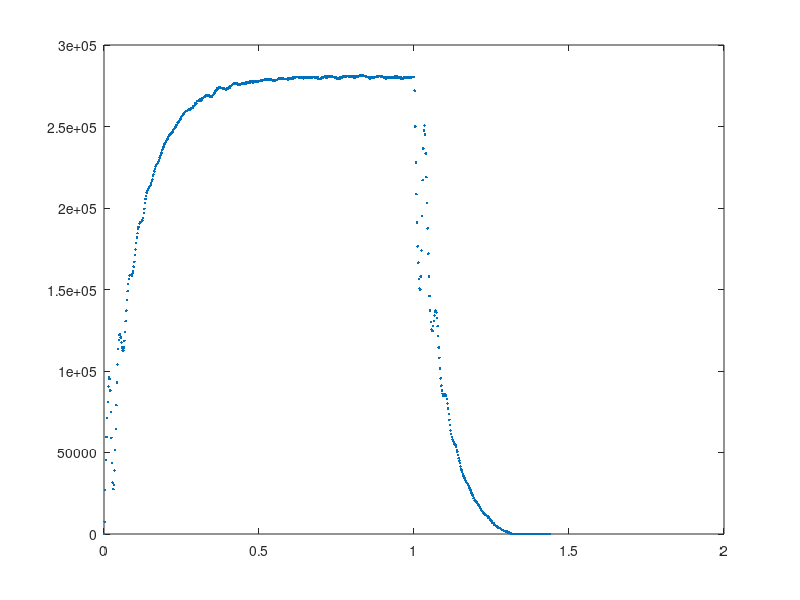

Write the MATLAB code that produced this figure.
TEST = [
      0        0           0.000  127    18
      2       15        7500.000  127    18
      4       69       27000.000  127    18
      6      160       45500.000  127    18
      8      279       59500.000  127    18
     10      421       71000.000  127    18
     12      583       81000.000  127    18
     14      764       90500.000  127    18
     16      956       96000.000  127    18
     18     1146       95000.000  127    18
     20     1322       88000.000  127    18
     22     1472       75000.000  127    18
     24     1590       59000.000  127    18
     26     1677       43500.000  127    18
     28     1740       31500.000  127    18
     30     1795       27500.000  127    18
     32     1855       30000.000  127    18
     34     1933       39000.000  127    18
     36     2036       51500.000  127    18
     38     2165       64500.000  127    18
     40     2323       79000.000  127    18
     42     2509       93000.000  127    18
     44     2717      104000.000  127    18
     46     2944      113500.000  127    18
     48     3182      119000.000  127    18
     50     3426      122000.000  127    18
     52     3671      122500.000  127    18
     54     3912      120500.000  127    18
     56     4147      117500.000  127    18
     58     4376      114500.000  127    18
     60     4601      112500.000  127    18
     62     4826      112500.000  127    18
     64     5055      114500.000  127    18
     66     5292      118500.000  127    18
     68     5540      124000.000  127    18
     70     5801      130500.000  127    18
     72     6075      137000.000  127    18
     74     6362      143500.000  127    18
     76     6660      149000.000  127    18
     78     6967      153500.000  127    18
     80     7280      156500.000  127    18
     82     7597      158500.000  127    18
     84     7915      159000.000  127    18
     86     8233      159000.000  127    18
     88     8551      159000.000  127    18
     90     8868      158500.000  127    18
     92     9188      160000.000  127    18
     94     9511      161500.000  127    18
     96     9839      164000.000  127    18
     98    10173      167000.000  127    18
    100    10515      171000.000  127    18
    102    10864      174500.000  127    18
    104    11221      178500.000  127    18
    106    11585      182000.000  127    18
    108    11954      184500.000  127    18
    110    12329      187500.000  127    18
    112    12706      188500.000  127    18
    114    13087      190500.000  127    18
    116    13469      191000.000  127    18
    118    13852      191500.000  127    18
    120    14235      191500.000  127    18
    122    14619      192000.000  127    18
    124    15004      192500.000  127    18
    126    15392      194000.000  127    18
    128    15786      197000.000  127    18
    130    16185      199500.000  127    18
    132    16591      203000.000  127    18
    134    17002      205500.000  127    18
    136    17417      207500.000  127    18
    138    17836      209500.000  127    18
    140    18257      210500.000  127    18
    142    18679      211000.000  127    18
    144    19103      212000.000  127    18
    146    19529      213000.000  127    18
    148    19956      213500.000  127    18
    150    20384      214000.000  127    18
    152    20814      215000.000  127    18
    154    21247      216500.000  127    18
    156    21682      217500.000  127    18
    158    22121      219500.000  127    18
    160    22562      220500.000  127    18
    162    23007      222500.000  127    18
    164    23455      224000.000  127    18
    166    23906      225500.000  127    18
    168    24358      226000.000  127    18
    170    24812      227000.000  127    18
    172    25266      227000.000  127    18
    174    25722      228000.000  127    18
    176    26179      228500.000  127    18
    178    26638      229500.000  127    18
    180    27100      231000.000  127    18
    182    27564      232000.000  127    18
    184    28031      233500.000  127    18
    186    28499      234000.000  127    18
    188    28970      235500.000  127    18
    190    29443      236500.000  127    18
    192    29918      237500.000  127    18
    194    30395      238500.000  127    18
    196    30874      239500.000  127    18
    198    31354      240000.000  127    18
    200    31836      241000.000  127    18
    202    32319      241500.000  127    18
    204    32803      242000.000  127    18
    206    33289      243000.000  127    18
    208    33777      244000.000  127    18
    210    34265      244000.000  127    18
    212    34755      245000.000  127    18
    214    35245      245000.000  127    18
    216    35737      246000.000  127    18
    218    36229      246000.000  127    18
    220    36722      246500.000  127    18
    222    37216      247000.000  127    18
    224    37712      248000.000  127    18
    226    38209      248500.000  127    18
    228    38707      249000.000  127    18
    230    39206      249500.000  127    18
    232    39706      250000.000  127    18
    234    40208      251000.000  127    18
    236    40710      251000.000  127    18
    238    41215      252500.000  127    18
    240    41721      253000.000  127    18
    242    42227      253000.000  127    18
    244    42735      254000.000  127    18
    246    43244      254500.000  127    18
    248    43754      255000.000  127    18
    250    44266      256000.000  127    18
    252    44779      256500.000  127    18
    254    45293      257000.000  127    18
    256    45808      257500.000  127    18
    258    46324      258000.000  127    18
    260    46841      258500.000  127    18
    262    47359      259000.000  127    18
    264    47878      259500.000  127    18
    266    48397      259500.000  127    18
    268    48916      259500.000  127    18
    270    49436      260000.000  127    18
    272    49956      260000.000  127    18
    274    50477      260500.000  127    18
    276    50998      260500.000  127    18
    278    51519      260500.000  127    18
    280    52041      261000.000  127    18
    282    52564      261500.000  127    18
    284    53087      261500.000  127    18
    286    53610      261500.000  127    18
    288    54135      262500.000  127    18
    290    54660      262500.000  127    18
    292    55186      263000.000  127    18
    294    55714      264000.000  127    18
    296    56243      264500.000  127    18
    298    56771      264000.000  127    18
    300    57302      265500.000  127    18
    302    57833      265500.000  127    18
    304    58364      265500.000  127    18
    306    58896      266000.000  127    18
    308    59429      266500.000  127    18
    310    59961      266000.000  127    18
    312    60495      267000.000  127    18
    314    61027      266000.000  127    18
    316    61561      267000.000  127    18
    318    62096      267500.000  127    18
    320    62631      267500.000  127    18
    322    63167      268000.000  127    18
    324    63703      268000.000  127    18
    326    64240      268500.000  127    18
    328    64778      269000.000  127    18
    330    65316      269000.000  127    18
    332    65855      269500.000  127    18
    334    66394      269500.000  127    18
    336    66932      269000.000  127    18
    338    67470      269000.000  127    18
    340    68007      268500.000  127    18
    342    68544      268500.000  127    18
    344    69081      268500.000  127    18
    346    69618      268500.000  127    18
    348    70155      268500.000  127    18
    350    70693      269000.000  127    18
    352    71232      269500.000  127    18
    354    71772      270000.000  127    18
    356    72313      270500.000  127    18
    358    72855      271000.000  127    18
    360    73399      272000.000  127    18
    362    73943      272000.000  127    18
    364    74490      273500.000  127    18
    366    75036      273000.000  127    18
    368    75583      273500.000  127    18
    370    76130      273500.000  127    18
    372    76678      274000.000  127    18
    374    77225      273500.000  127    18
    376    77773      274000.000  127    18
    378    78320      273500.000  127    18
    380    78867      273500.000  127    18
    382    79414      273500.000  127    18
    384    79960      273000.000  127    18
    386    80507      273500.000  127    18
    388    81053      273000.000  127    18
    390    81599      273000.000  127    18
    392    82145      273000.000  127    18
    394    82690      272500.000  127    18
    396    83237      273500.000  127    18
    398    83783      273000.000  127    18
    400    84329      273000.000  127    18
    402    84877      274000.000  127    18
    404    85425      274000.000  127    18
    406    85973      274000.000  127    18
    408    86523      275000.000  127    18
    410    87073      275000.000  127    18
    412    87624      275500.000  127    18
    414    88175      275500.000  127    18
    416    88727      276000.000  127    18
    418    89279      276000.000  127    18
    420    89832      276500.000  127    18
    422    90385      276500.000  127    18
    424    90937      276000.000  127    18
    426    91490      276500.000  127    18
    428    92043      276500.000  127    18
    430    92595      276000.000  127    18
    432    93146      275500.000  127    18
    434    93698      276000.000  127    18
    436    94250      276000.000  127    18
    438    94802      276000.000  127    18
    440    95353      275500.000  127    18
    442    95905      276000.000  127    18
    444    96457      276000.000  127    18
    446    97010      276500.000  127    18
    448    97563      276500.000  127    18
    450    98116      276500.000  127    18
    452    98669      276500.000  127    18
    454    99222      276500.000  127    18
    456    99776      277000.000  127    18
    458   100329      276500.000  127    18
    460   100883      277000.000  127    18
    462   101437      277000.000  127    18
    464   101991      277000.000  127    18
    466   102545      277000.000  127    18
    468   103099      277000.000  127    18
    470   103654      277500.000  127    18
    472   104208      277000.000  127    18
    474   104764      278000.000  127    18
    476   105319      277500.000  127    18
    478   105875      278000.000  127    18
    480   106429      277000.000  127    18
    482   106985      278000.000  127    18
    484   107541      278000.000  127    18
    486   108096      277500.000  127    18
    488   108652      278000.000  127    18
    490   109207      277500.000  127    18
    492   109762      277500.000  127    18
    494   110317      277500.000  127    18
    496   110872      277500.000  127    18
    498   111428      278000.000  127    18
    500   111984      278000.000  127    18
    502   112540      278000.000  127    18
    504   113096      278000.000  127    18
    506   113653      278500.000  127    18
    508   114210      278500.000  127    18
    510   114766      278000.000  127    18
    512   115323      278500.000  127    18
    514   115880      278500.000  127    18
    516   116437      278500.000  127    18
    518   116994      278500.000  127    18
    520   117552      279000.000  127    18
    522   118109      278500.000  127    18
    524   118667      279000.000  127    18
    526   119225      279000.000  127    18
    528   119783      279000.000  127    18
    530   120340      278500.000  127    18
    532   120897      278500.000  127    18
    534   121455      279000.000  127    18
    536   122012      278500.000  127    18
    538   122570      279000.000  127    18
    540   123127      278500.000  127    18
    542   123684      278500.000  127    18
    544   124240      278000.000  127    18
    546   124796      278000.000  127    18
    548   125353      278500.000  127    18
    550   125909      278000.000  127    18
    552   126465      278000.000  127    18
    554   127022      278500.000  127    18
    556   127579      278500.000  127    18
    558   128136      278500.000  127    18
    560   128694      279000.000  127    18
    562   129252      279000.000  127    18
    564   129811      279500.000  127    18
    566   130370      279500.000  127    18
    568   130929      279500.000  127    18
    570   131488      279500.000  127    18
    572   132047      279500.000  127    18
    574   132606      279500.000  127    18
    576   133165      279500.000  127    18
    578   133724      279500.000  127    18
    580   134282      279000.000  127    18
    582   134840      279000.000  127    18
    584   135398      279000.000  127    18
    586   135956      279000.000  127    18
    588   136514      279000.000  127    18
    590   137072      279000.000  127    18
    592   137631      279500.000  127    18
    594   138188      278500.000  127    18
    596   138747      279500.000  127    18
    598   139305      279000.000  127    18
    600   139864      279500.000  127    18
    602   140423      279500.000  127    18
    604   140982      279500.000  127    18
    606   141540      279000.000  127    18
    608   142100      280000.000  127    18
    610   142659      279500.000  127    18
    612   143219      280000.000  127    18
    614   143780      280500.000  127    18
    616   144340      280000.000  127    18
    618   144901      280500.000  127    18
    620   145462      280500.000  127    18
    622   146023      280500.000  127    18
    624   146584      280500.000  127    18
    626   147145      280500.000  127    18
    628   147705      280000.000  127    18
    630   148266      280500.000  127    18
    632   148826      280000.000  127    18
    634   149387      280500.000  127    18
    636   149947      280000.000  127    18
    638   150507      280000.000  127    18
    640   151068      280500.000  127    18
    642   151628      280000.000  127    18
    644   152187      279500.000  127    18
    646   152748      280500.000  127    18
    648   153308      280000.000  127    18
    650   153868      280000.000  127    18
    652   154429      280500.000  127    18
    654   154989      280000.000  127    18
    656   155550      280500.000  127    18
    658   156110      280000.000  127    18
    660   156671      280500.000  127    18
    662   157231      280000.000  127    18
    664   157791      280000.000  127    18
    666   158352      280500.000  127    18
    668   158912      280000.000  127    18
    670   159472      280000.000  127    18
    672   160032      280000.000  127    18
    674   160593      280500.000  127    18
    676   161154      280500.000  127    18
    678   161715      280500.000  127    18
    680   162275      280000.000  127    18
    682   162836      280500.000  127    18
    684   163397      280500.000  127    18
    686   163957      280000.000  127    18
    688   164518      280500.000  127    18
    690   165077      279500.000  127    18
    692   165636      279500.000  127    18
    694   166194      279000.000  127    18
    696   166752      279000.000  127    18
    698   167311      279500.000  127    18
    700   167870      279500.000  127    18
    702   168429      279500.000  127    18
    704   168989      280000.000  127    18
    706   169549      280000.000  127    18
    708   170109      280000.000  127    18
    710   170670      280500.000  127    18
    712   171231      280500.000  127    18
    714   171793      281000.000  127    18
    716   172353      280000.000  127    18
    718   172915      281000.000  127    18
    720   173475      280000.000  127    18
    722   174037      281000.000  127    18
    724   174598      280500.000  127    18
    726   175160      281000.000  127    18
    728   175721      280500.000  127    18
    730   176283      281000.000  127    18
    732   176844      280500.000  127    18
    734   177406      281000.000  127    18
    736   177968      281000.000  127    18
    738   178529      280500.000  127    18
    740   179090      280500.000  127    18
    742   179651      280500.000  127    18
    744   180211      280000.000  127    18
    746   180771      280000.000  127    18
    748   181331      280000.000  127    18
    750   181890      279500.000  127    18
    752   182449      279500.000  127    18
    754   183008      279500.000  127    18
    756   183567      279500.000  127    18
    758   184126      279500.000  127    18
    760   184686      280000.000  127    18
    762   185245      279500.000  127    18
    764   185806      280500.000  127    18
    766   186367      280500.000  127    18
    768   186927      280000.000  127    18
    770   187489      281000.000  127    18
    772   188050      280500.000  127    18
    774   188611      280500.000  127    18
    776   189173      281000.000  127    18
    778   189734      280500.000  127    18
    780   190295      280500.000  127    18
    782   190857      281000.000  127    18
    784   191419      281000.000  127    18
    786   191981      281000.000  127    18
    788   192543      281000.000  127    18
    790   193104      280500.000  127    18
    792   193666      281000.000  127    18
    794   194228      281000.000  127    18
    796   194789      280500.000  127    18
    798   195351      281000.000  127    18
    800   195912      280500.000  127    18
    802   196474      281000.000  127    18
    804   197035      280500.000  127    18
    806   197595      280000.000  127    18
    808   198157      281000.000  127    18
    810   198717      280000.000  127    18
    812   199278      280500.000  127    18
    814   199840      281000.000  127    18
    816   200401      280500.000  127    18
    818   200962      280500.000  127    18
    820   201524      281000.000  127    18
    822   202086      281000.000  127    18
    824   202648      281000.000  127    18
    826   203211      281500.000  127    18
    828   203774      281500.000  127    18
    830   204337      281500.000  127    18
    832   204899      281000.000  127    18
    834   205461      281000.000  127    18
    836   206024      281500.000  127    18
    838   206586      281000.000  127    18
    840   207148      281000.000  127    18
    842   207710      281000.000  127    18
    844   208272      281000.000  127    18
    846   208833      280500.000  127    18
    848   209394      280500.000  127    18
    850   209955      280500.000  127    18
    852   210516      280500.000  127    18
    854   211076      280000.000  127    18
    856   211637      280500.000  127    18
    858   212196      279500.000  127    18
    860   212757      280500.000  127    18
    862   213317      280000.000  127    18
    864   213877      280000.000  127    18
    866   214437      280000.000  127    18
    868   214997      280000.000  127    18
    870   215557      280000.000  127    18
    872   216118      280500.000  127    18
    874   216679      280500.000  127    18
    876   217240      280500.000  127    18
    878   217801      280500.000  127    18
    880   218362      280500.000  127    18
    882   218924      281000.000  127    18
    884   219485      280500.000  127    18
    886   220047      281000.000  127    18
    888   220609      281000.000  127    18
    890   221171      281000.000  127    18
    892   221732      280500.000  127    18
    894   222293      280500.000  127    18
    896   222855      281000.000  127    18
    898   223416      280500.000  127    18
    900   223977      280500.000  127    18
    902   224537      280000.000  127    18
    904   225097      280000.000  127    18
    906   225657      280000.000  127    18
    908   226217      280000.000  127    18
    910   226776      279500.000  127    18
    912   227336      280000.000  127    18
    914   227896      280000.000  127    18
    916   228456      280000.000  127    18
    918   229016      280000.000  127    18
    920   229576      280000.000  127    18
    922   230136      280000.000  127    18
    924   230697      280500.000  127    18
    926   231257      280000.000  127    18
    928   231817      280000.000  127    18
    930   232377      280000.000  127    18
    932   232937      280000.000  127    18
    934   233498      280500.000  127    18
    936   234058      280000.000  127    18
    938   234620      281000.000  127    18
    940   235181      280500.000  127    18
    942   235741      280000.000  127    18
    944   236303      281000.000  127    18
    946   236863      280000.000  127    18
    948   237424      280500.000  127    18
    950   237984      280000.000  127    18
    952   238544      280000.000  127    18
    954   239104      280000.000  127    18
    956   239664      280000.000  127    18
    958   240223      279500.000  127    18
    960   240783      280000.000  127    18
    962   241342      279500.000  127    18
    964   241901      279500.000  127    18
    966   242461      280000.000  127    18
    968   243021      280000.000  127    18
    970   243582      280500.000  127    18
    972   244142      280000.000  127    18
    974   244702      280000.000  127    18
    976   245263      280500.000  127    18
    978   245823      280000.000  127    18
    980   246384      280500.000  127    18
    982   246945      280500.000  127    18
    984   247505      280000.000  127    18
    986   248065      280000.000  127    18
    988   248626      280500.000  127    18
    990   249187      280500.000  127    18
    992   249747      280000.000  127    18
    994   250308      280500.000  127    18
    996   250869      280500.000  127    18
    998   251430      280500.000  127    18
   1000   251991      280500.000 -127    18
   1002   252535      272000.000 -127    18
   1004   253035      250000.000 -127    18
   1006   253491      228000.000 -127    18
   1008   253908      208500.000 -127    18
   1010   254290      191000.000 -127    18
   1012   254643      176500.000 -127    18
   1014   254976      166500.000 -127    18
   1016   255289      156500.000 -127    18
   1018   255590      150500.000 -127    18
   1020   255890      150000.000 -127    18
   1022   256206      158000.000 -127    18
   1024   256554      174000.000 -127    18
   1026   256944      195000.000 -127    18
   1028   257378      217000.000 -127    18
   1030   257851      236500.000 -127    18
   1032   258346      247500.000 -127    18
   1034   258847      250500.000 -127    18
   1036   259337      245000.000 -127    18
   1038   259804      233500.000 -127    18
   1040   260242      219000.000 -127    18
   1042   260648      203000.000 -127    18
   1044   261023      187500.000 -127    18
   1046   261367      172000.000 -127    18
   1048   261683      158000.000 -127    18
   1050   261975      146000.000 -127    18
   1052   262249      137000.000 -127    18
   1054   262509      130000.000 -127    18
   1056   262760      125500.000 -127    18
   1058   263009      124500.000 -127    18
   1060   263258      124500.000 -127    18
   1062   263513      127500.000 -127    18
   1064   263774      130500.000 -127    18
   1066   264042      134000.000 -127    18
   1068   264315      136500.000 -127    18
   1070   264589      137000.000 -127    18
   1072   264861      136000.000 -127    18
   1074   265126      132500.000 -127    18
   1076   265381      127500.000 -127    18
   1078   265624      121500.000 -127    18
   1080   265853      114500.000 -127    18
   1082   266069      108000.000 -127    18
   1084   266272      101500.000 -127    18
   1086   266463       95500.000 -127    18
   1088   266645       91000.000 -127    18
   1090   266821       88000.000 -127    18
   1092   266993       86000.000 -127    18
   1094   267163       85000.000 -127    18
   1096   267333       85000.000 -127    18
   1098   267504       85500.000 -127    18
   1100   267675       85500.000 -127    18
   1102   267846       85500.000 -127    18
   1104   268015       84500.000 -127    18
   1106   268181       83000.000 -127    18
   1108   268341       80000.000 -127    18
   1110   268495       77000.000 -127    18
   1112   268642       73500.000 -127    18
   1114   268782       70000.000 -127    18
   1116   268916       67000.000 -127    18
   1118   269043       63500.000 -127    18
   1120   269166       61500.000 -127    18
   1122   269285       59500.000 -127    18
   1124   269401       58000.000 -127    18
   1126   269515       57000.000 -127    18
   1128   269628       56500.000 -127    18
   1130   269739       55500.000 -127    18
   1132   269849       55000.000 -127    18
   1134   269958       54500.000 -127    18
   1136   270065       53500.000 -127    18
   1138   270168       51500.000 -127    18
   1140   270269       50500.000 -127    18
   1142   270366       48500.000 -127    18
   1144   270459       46500.000 -127    18
   1146   270549       45000.000 -127    18
   1148   270636       43500.000 -127    18
   1150   270719       41500.000 -127    18
   1152   270799       40000.000 -127    18
   1154   270877       39000.000 -127    18
   1156   270953       38000.000 -127    18
   1158   271026       36500.000 -127    18
   1160   271097       35500.000 -127    18
   1162   271167       35000.000 -127    18
   1164   271235       34000.000 -127    18
   1166   271301       33000.000 -127    18
   1168   271365       32000.000 -127    18
   1170   271428       31500.000 -127    18
   1172   271490       31000.000 -127    18
   1174   271550       30000.000 -127    18
   1176   271609       29500.000 -127    18
   1178   271666       28500.000 -127    18
   1180   271721       27500.000 -127    18
   1182   271775       27000.000 -127    18
   1184   271827       26000.000 -127    18
   1186   271877       25000.000 -127    18
   1188   271925       24000.000 -127    18
   1190   271972       23500.000 -127    18
   1192   272016       22000.000 -127    18
   1194   272060       22000.000 -127    18
   1196   272101       20500.000 -127    18
   1198   272142       20500.000 -127    18
   1200   272182       20000.000 -127    18
   1202   272221       19500.000 -127    18
   1204   272259       19000.000 -127    18
   1206   272295       18000.000 -127    18
   1208   272331       18000.000 -127    18
   1210   272365       17000.000 -127    18
   1212   272398       16500.000 -127    18
   1214   272430       16000.000 -127    18
   1216   272460       15000.000 -127    18
   1218   272489       14500.000 -127    18
   1220   272517       14000.000 -127    18
   1222   272544       13500.000 -127    18
   1224   272570       13000.000 -127    18
   1226   272595       12500.000 -127    18
   1228   272619       12000.000 -127    18
   1230   272643       12000.000 -127    18
   1232   272666       11500.000 -127    18
   1234   272689       11500.000 -127    18
   1236   272711       11000.000 -127    18
   1238   272733       11000.000 -127    18
   1240   272753       10000.000 -127    18
   1242   272773       10000.000 -127    18
   1244   272792        9500.000 -127    18
   1246   272809        8500.000 -127    18
   1248   272826        8500.000 -127    18
   1250   272842        8000.000 -127    18
   1252   272856        7000.000 -127    18
   1254   272870        7000.000 -127    18
   1256   272883        6500.000 -127    18
   1258   272896        6500.000 -127    18
   1260   272907        5500.000 -127    18
   1262   272918        5500.000 -127    18
   1264   272928        5000.000 -127    18
   1266   272938        5000.000 -127    18
   1268   272947        4500.000 -127    18
   1270   272955        4000.000 -127    18
   1272   272963        4000.000 -127    18
   1274   272970        3500.000 -127    18
   1276   272977        3500.000 -127    18
   1278   272984        3500.000 -127    18
   1280   272990        3000.000 -127    18
   1282   272996        3000.000 -127    18
   1284   273001        2500.000 -127    18
   1286   273006        2500.000 -127    18
   1288   273011        2500.000 -127    18
   1290   273015        2000.000 -127    18
   1292   273019        2000.000 -127    18
   1294   273023        2000.000 -127    18
   1296   273026        1500.000 -127    18
   1298   273029        1500.000 -127    18
   1300   273032        1500.000 -127    18
   1302   273034        1000.000 -127    18
   1304   273036        1000.000 -127    18
   1306   273037         500.000 -127    18
   1308   273039        1000.000 -127    18
   1310   273040         500.000 -127    18
   1312   273040           0.000 -127    18
   1314   273041         500.000 -127    18
   1316   273041           0.000 -127    18
   1318   273041           0.000 -127    18
   1320   273041           0.000 -127    18
   1322   273041           0.000 -127    18
   1324   273041           0.000 -127    18
   1326   273041           0.000 -127    18
   1328   273041           0.000 -127    18
   1330   273041           0.000 -127    18
   1332   273041           0.000 -127    18
   1334   273041           0.000 -127    18
   1336   273041           0.000 -127    18
   1338   273041           0.000 -127    18
   1340   273041           0.000 -127    18
   1342   273041           0.000 -127    18
   1344   273041           0.000 -127    18
   1346   273041           0.000 -127    18
   1348   273041           0.000 -127    18
   1350   273041           0.000 -127    18
   1352   273041           0.000 -127    18
   1354   273041           0.000 -127    18
   1356   273041           0.000 -127    18
   1358   273041           0.000 -127    18
   1360   273041           0.000 -127    18
   1362   273041           0.000 -127    18
   1364   273041           0.000 -127    18
   1366   273041           0.000 -127    18
   1368   273041           0.000 -127    18
   1370   273041           0.000 -127    18
   1372   273041           0.000 -127    18
   1374   273041           0.000 -127    18
   1376   273041           0.000 -127    18
   1378   273041           0.000 -127    18
   1380   273041           0.000 -127    18
   1382   273041           0.000 -127    18
   1384   273041           0.000 -127    18
   1386   273041           0.000 -127    18
   1388   273041           0.000 -127    18
   1390   273041           0.000 -127    18
   1392   273041           0.000 -127    18
   1394   273041           0.000 -127    18
   1396   273041           0.000 -127    18
   1398   273041           0.000 -127    18
   1400   273041           0.000 -127    18
   1402   273041           0.000 -127    18
   1404   273041           0.000 -127    18
   1406   273041           0.000 -127    18
   1408   273041           0.000 -127    18
   1410   273041           0.000 -127    18
   1412   273041           0.000 -127    18
   1414   273041           0.000 -127    18
   1416   273041           0.000 -127    18
   1418   273041           0.000 -127    18
   1420   273041           0.000 -127    18
   1422   273041           0.000 -127    18
   1424   273041           0.000 -127    18
   1426   273041           0.000 -127    18
   1428   273041           0.000 -127    18
   1430   273041           0.000 -127    18
   1432   273041           0.000 -127    18
   1434   273041           0.000 -127    18
   1436   273041           0.000 -127    18
   1438   273041           0.000 -127    18
];
figure(1);
 plot(TEST(:,1)/1000, TEST(:,3), '.');
 
 Time = TEST(1:501,1)/1000;
ShaftSpeed = TEST(1:501,3);